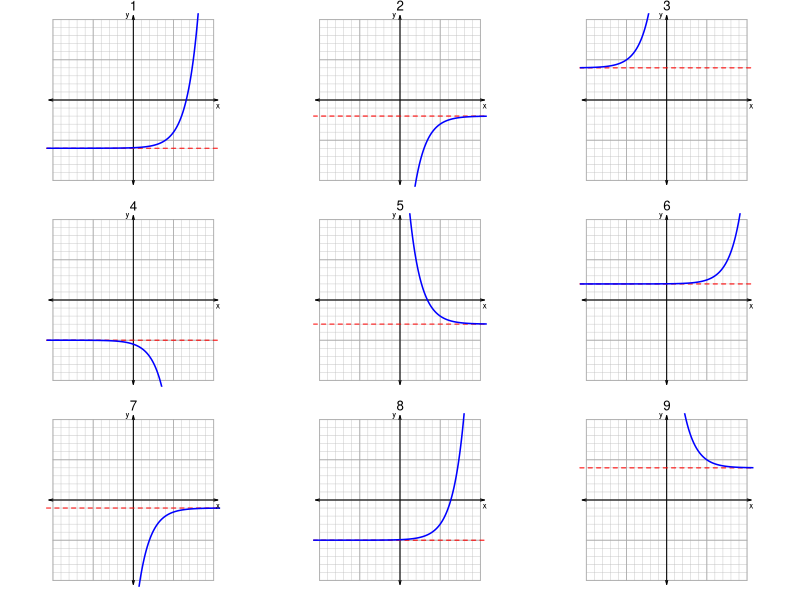

Recreate this plot in R.
## ---- chunk 1
options(scipen=999)
gcd2 <- function(a, b) {
    if (b == 0) a else Recall(b, a %% b)
}
gcd <- function(...) Reduce(gcd2, c(...))

pn = function(coeffs,pows){
    pows = pows[coeffs!=0]
    coeffs = coeffs[coeffs!=0]
    ex1 = paste0("{",coeffs,"}x^{",pows,"}",collapse="+")
    ex1 = gsub("+{-","-{",ex1,fixed=T)
    ex1 = gsub("{1}x^{0}","1",ex1,fixed=T)
    ex1 = gsub("{-1}x^{0}","-1",ex1,fixed=T)
    ex1 = gsub("{1}x","x",ex1,fixed=T)
    ex1 = gsub("{-1}x","-x",ex1,fixed=T)
    ex1 = gsub("x^{0}","",ex1,fixed=T)
    ex1 = gsub("x^{1}","x",ex1,fixed=T)
    ex1 = gsub("+-","-",ex1,fixed=T)
    ex1 = gsub("{","",ex1,fixed=T)
    ex1 = gsub("}","",ex1,fixed=T)
    if(ex1 == ""){
        ex1 = "0"
    }
    return(ex1)
}

xlist = list()
ylist = list()
eqs = character()
handles = character()
as = numeric()
bs = numeric()
hs = numeric()
ks = numeric()
step1s = character()
lrs = character()
dus = character()

while(length(handles)<9){
    # y = a*2^(1/b*(x-h))+k
    hk = sample(1:6,2)*sample(c(-1,1),2,T)
    h = hk[1]
    k = hk[2]
    a = sample(c(-1,1),1)
    b = sample(c(-1,1),1)
    asign = c("-","")[round(a/2+1.5)]
    bsign = c("-","")[round(b/2+1.5)]
    if(b<0){
        expr = paste0("y=",asign,"2^{-(x-",h,")}+",k)
    } else {
        expr = paste0("y=",asign,"2^{x-",h,"}+",k)
    }
    expr = gsub("--","+",expr,fixed=T)
    expr = gsub("+-","-",expr,fixed=T)
    
    if(a<0){
        step1 = paste0("Vertical reflection.")
    }
    if(b<0){
        step1 = paste0("Horizontal reflection.")
    }
    if(a<0 && b<0){
        step1 = paste0("Vertical reflection and horizontal reflection.")
    }
    
    if(a>0 && b>0){
        step1 = paste0("No reflections.")
    }
    x = seq(-12,12,0.01)
    y = a*2^(1/b*(x-h))+k
    handle = paste0(c(a,b,h,k),collapse="#")
    if(!(handle %in% handles)){
        n = length(eqs)+1
        xlist[[n]] = x
        ylist[[n]] = y
        eqs = c(eqs,expr)
        handles = c(handles,handle)
        as = c(as,a)
        bs = c(bs,b)
        hs = c(hs,h)
        ks = c(ks,k)
        step1s = c(step1s,step1)
    }
    
}

## ---- chunk 2
par(mar=c(1,1,1,1),mfrow=c(3,3),pty="s")

for(n in 1:9){
    plot(0,0,"n",xlim=c(-10,10),ylim=c(-10,10),axes=F,ann=F)
    mtext(n,3,cex=0.8)
    for(i in -10:10){
        lines(c(-10,10),c(i,i),col="grey",lwd=0.4)
        lines(c(i,i),c(-10,10),col="grey",lwd=0.4)
    }
    for(i in seq(-10,10,5)){
        lines(c(-10,10),c(i,i),col="darkgrey",lwd=0.8)
        lines(c(i,i),c(-10,10),col="darkgrey",lwd=0.8)
    }
    # abline(h=0)
    # abline(v=0)
    arrows(-10.5,0,10.5,0,0.04,15,3,lwd=1)
    arrows(0,-10.5,0,10.5,0.04,15,3,lwd=1)
    abline(h=ks[n],col="red",lty=2)
    lines(xlist[[n]],ylist[[n]],col="blue",lwd=1.5)
    
    # points(hs[n],ks[n]+as[n],pch=19,col="blue",cex=0.8)
    text(10.5,-0.75,"x",cex=0.8)
    text(-0.75,10.5,"y",cex=0.8)
}

## ---- chunk 3
for(n in sample(1:9)){
    cat(paste0(n,": \n\n* ",step1s[n],"\n"))
    lr = c("left","right")[round(sign(hs[n])/2+1.5)]
    du = c("down","up")[round(sign(ks[n])/2+1.5)]
    cat(paste0("* Shift ",lr," by ",abs(hs[n]),", and shift ",du," by ",abs(ks[n]),".\n"))
    cat(paste0("* $",eqs[n],"$\n\n\n"))
}

